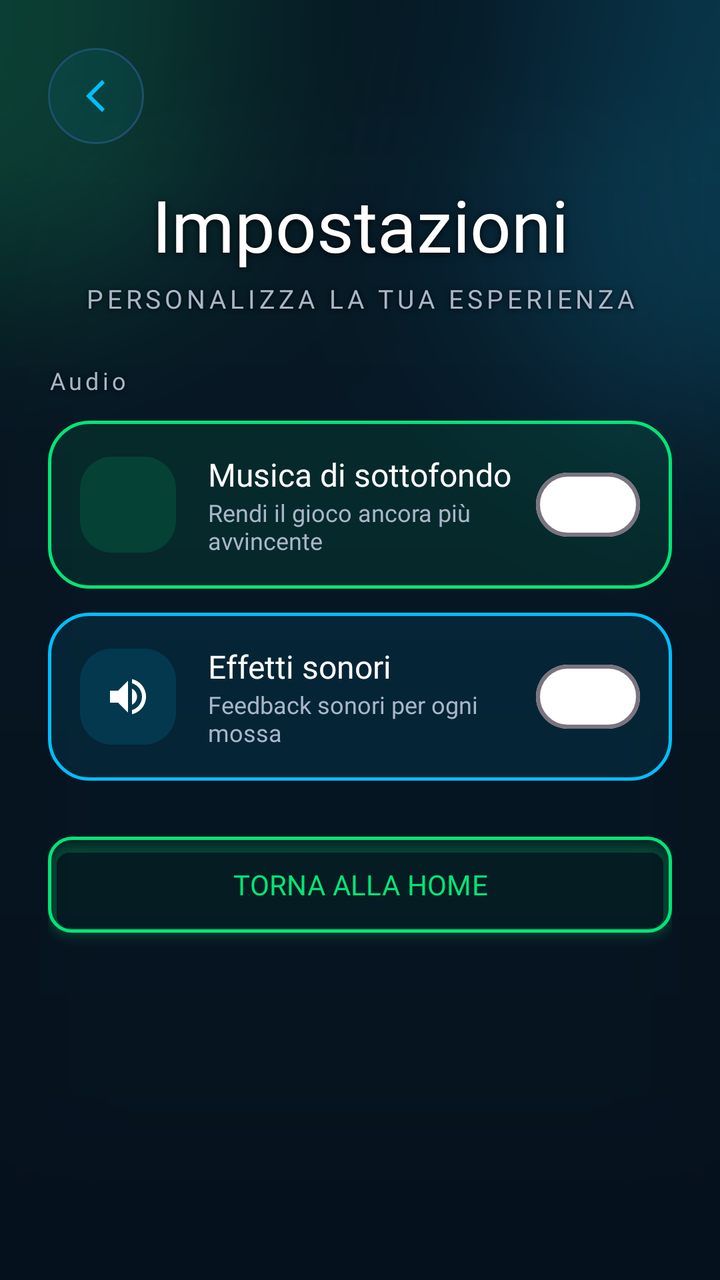
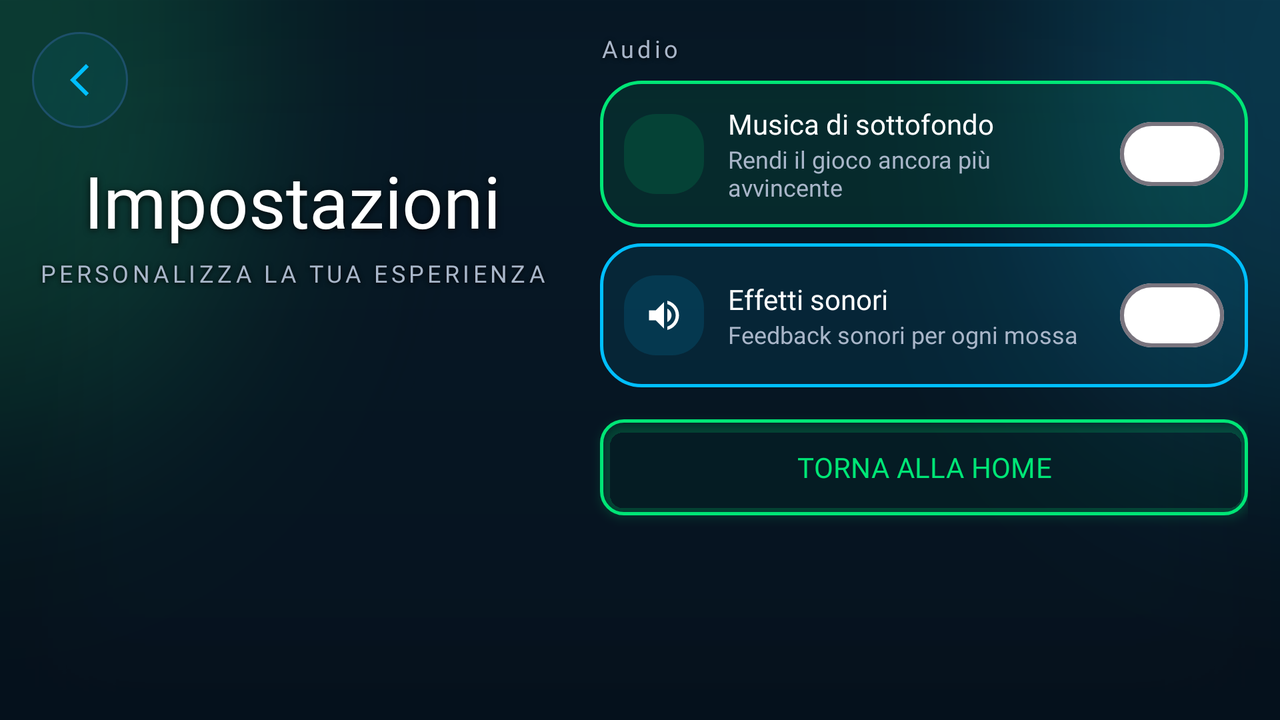

One screen, two layout resources from the same app: the default and the repository's alternative for another configuration. Each is rendered where Android would select it; the XML of both is given below.
<!-- AndroidManifest.xml: application theme Theme.GiocoDel15 -->
<!-- res/layout/activity_settings.xml -->
<?xml version="1.0" encoding="utf-8"?>
<androidx.constraintlayout.widget.ConstraintLayout xmlns:android="http://schemas.android.com/apk/res/android"
    xmlns:app="http://schemas.android.com/apk/res-auto"
    android:layout_width="match_parent"
    android:layout_height="match_parent"
    android:background="@drawable/bg_settings_activity"
    android:padding="@dimen/screen_padding">

    <ImageView
        android:id="@+id/backIconButton"
        android:layout_width="@dimen/touch_target_min"
        android:layout_height="@dimen/touch_target_min"
        android:background="@drawable/bg_icon_circle"
        android:clickable="true"
        android:focusable="true"
        android:foreground="?attr/selectableItemBackgroundBorderless"
        android:padding="@dimen/space_12"
        android:src="@drawable/ic_arrow_back_ios_new"
        android:contentDescription="@string/cd_back"
        app:tint="@color/game_cyan"
        app:layout_constraintStart_toStartOf="parent"
        app:layout_constraintTop_toTopOf="parent" />

    <TextView
        android:id="@+id/title"
        android:layout_width="0dp"
        android:layout_height="wrap_content"
        android:layout_marginTop="@dimen/space_16"
        android:gravity="center"
        android:textAlignment="center"
        android:text="@string/settings_title"
        android:textAppearance="@style/TextAppearance.GiocoDel15.ScreenTitle"
        app:layout_constraintEnd_toEndOf="parent"
        app:layout_constraintStart_toStartOf="parent"
        app:layout_constraintTop_toBottomOf="@id/backIconButton" />

    <TextView
        android:id="@+id/subtitle"
        android:layout_width="0dp"
        android:layout_height="wrap_content"
        android:layout_marginTop="@dimen/space_4"
        android:gravity="center"
        android:textAlignment="center"
        android:text="@string/settings_subtitle"
        android:textAppearance="@style/TextAppearance.GiocoDel15.ScreenSubtitle"
        app:layout_constraintEnd_toEndOf="parent"
        app:layout_constraintStart_toStartOf="parent"
        app:layout_constraintTop_toBottomOf="@id/title" />

    <TextView
        android:id="@+id/soundSection"
        android:layout_width="wrap_content"
        android:layout_height="wrap_content"
        android:layout_marginTop="@dimen/space_24"
        android:fontFamily="@font/rajdhani_semibold"
        android:letterSpacing="@dimen/uppercase_letter_spacing"
        android:text="@string/settings_sound_section"
        android:textColor="@color/game_text_secondary"
        android:textSize="@dimen/text_caption"
        android:shadowColor="#CC000000"
        android:shadowDx="0"
        android:shadowDy="1"
        android:shadowRadius="6"
        app:layout_constraintStart_toStartOf="parent"
        app:layout_constraintTop_toBottomOf="@id/subtitle" />

    
    <androidx.constraintlayout.widget.ConstraintLayout
        android:id="@+id/musicRow"
        android:layout_width="0dp"
        android:layout_height="wrap_content"
        android:layout_marginTop="@dimen/space_12"
        android:background="@drawable/bg_card_green"
        android:padding="@dimen/space_16"
        app:layout_constraintEnd_toEndOf="parent"
        app:layout_constraintStart_toStartOf="parent"
        app:layout_constraintTop_toBottomOf="@id/soundSection">

        <FrameLayout
            android:id="@+id/musicIconContainer"
            android:layout_width="@dimen/icon_48"
            android:layout_height="@dimen/icon_48"
            android:background="@drawable/bg_icon_square_green"
            app:layout_constraintBottom_toBottomOf="parent"
            app:layout_constraintStart_toStartOf="parent"
            app:layout_constraintTop_toTopOf="parent">

            <ImageView
                android:layout_width="@dimen/icon_24"
                android:layout_height="@dimen/icon_24"
                android:layout_gravity="center"
                android:src="@drawable/ic_music_note"
                android:contentDescription="@null" />
        </FrameLayout>

        <TextView
            android:id="@+id/musicLabel"
            android:layout_width="0dp"
            android:layout_height="wrap_content"
            android:layout_marginStart="@dimen/space_16"
            android:layout_marginEnd="@dimen/space_12"
            android:fontFamily="@font/rajdhani_bold"
            android:text="@string/settings_music_label"
            android:textColor="@color/game_text_primary"
            android:textSize="@dimen/text_body"
            app:layout_constraintBottom_toTopOf="@id/musicHelper"
            app:layout_constraintEnd_toStartOf="@id/musicSwitch"
            app:layout_constraintStart_toEndOf="@id/musicIconContainer"
            app:layout_constraintTop_toTopOf="@id/musicIconContainer"
            app:layout_constraintVertical_chainStyle="packed" />

        <TextView
            android:id="@+id/musicHelper"
            android:layout_width="0dp"
            android:layout_height="wrap_content"
            android:layout_marginStart="@dimen/space_16"
            android:layout_marginEnd="@dimen/space_12"
            android:text="@string/settings_music_helper"
            android:textColor="@color/game_text_secondary"
            android:textSize="@dimen/text_caption"
            app:layout_constraintBottom_toBottomOf="@id/musicIconContainer"
            app:layout_constraintEnd_toStartOf="@id/musicSwitch"
            app:layout_constraintStart_toEndOf="@id/musicIconContainer"
            app:layout_constraintTop_toBottomOf="@id/musicLabel" />

        <com.google.android.material.materialswitch.MaterialSwitch
            android:id="@+id/musicSwitch"
            style="@style/Widget.GiocoDel15.Switch"
            android:layout_width="wrap_content"
            android:layout_height="wrap_content"
            app:layout_constraintBottom_toBottomOf="parent"
            app:layout_constraintEnd_toEndOf="parent"
            app:layout_constraintTop_toTopOf="parent" />
    </androidx.constraintlayout.widget.ConstraintLayout>

    
    <androidx.constraintlayout.widget.ConstraintLayout
        android:id="@+id/sfxRow"
        android:layout_width="0dp"
        android:layout_height="wrap_content"
        android:layout_marginTop="@dimen/space_12"
        android:background="@drawable/bg_card_blue"
        android:padding="@dimen/space_16"
        app:layout_constraintEnd_toEndOf="parent"
        app:layout_constraintStart_toStartOf="parent"
        app:layout_constraintTop_toBottomOf="@id/musicRow">

        <FrameLayout
            android:id="@+id/sfxIconContainer"
            android:layout_width="@dimen/icon_48"
            android:layout_height="@dimen/icon_48"
            android:background="@drawable/bg_icon_square_blue"
            app:layout_constraintBottom_toBottomOf="parent"
            app:layout_constraintStart_toStartOf="parent"
            app:layout_constraintTop_toTopOf="parent">

            <ImageView
                android:layout_width="@dimen/icon_24"
                android:layout_height="@dimen/icon_24"
                android:layout_gravity="center"
                android:src="@drawable/ic_volume_up"
                android:contentDescription="@null" />
        </FrameLayout>

        <TextView
            android:id="@+id/sfxLabel"
            android:layout_width="0dp"
            android:layout_height="wrap_content"
            android:layout_marginStart="@dimen/space_16"
            android:layout_marginEnd="@dimen/space_12"
            android:fontFamily="@font/rajdhani_bold"
            android:text="@string/settings_sfx_label"
            android:textColor="@color/game_text_primary"
            android:textSize="@dimen/text_body"
            app:layout_constraintBottom_toTopOf="@id/sfxHelper"
            app:layout_constraintEnd_toStartOf="@id/sfxSwitch"
            app:layout_constraintStart_toEndOf="@id/sfxIconContainer"
            app:layout_constraintTop_toTopOf="@id/sfxIconContainer"
            app:layout_constraintVertical_chainStyle="packed" />

        <TextView
            android:id="@+id/sfxHelper"
            android:layout_width="0dp"
            android:layout_height="wrap_content"
            android:layout_marginStart="@dimen/space_16"
            android:layout_marginEnd="@dimen/space_12"
            android:text="@string/settings_sfx_helper"
            android:textColor="@color/game_text_secondary"
            android:textSize="@dimen/text_caption"
            app:layout_constraintBottom_toBottomOf="@id/sfxIconContainer"
            app:layout_constraintEnd_toStartOf="@id/sfxSwitch"
            app:layout_constraintStart_toEndOf="@id/sfxIconContainer"
            app:layout_constraintTop_toBottomOf="@id/sfxLabel" />

        <com.google.android.material.materialswitch.MaterialSwitch
            android:id="@+id/sfxSwitch"
            style="@style/Widget.GiocoDel15.Switch"
            android:layout_width="wrap_content"
            android:layout_height="wrap_content"
            app:layout_constraintBottom_toBottomOf="parent"
            app:layout_constraintEnd_toEndOf="parent"
            app:layout_constraintTop_toTopOf="parent" />
    </androidx.constraintlayout.widget.ConstraintLayout>

    <com.google.android.material.button.MaterialButton
        android:id="@+id/backButton"
        style="@style/Widget.GiocoDel15.OutlineButton"
        android:layout_width="0dp"
        android:layout_height="wrap_content"
        android:layout_marginTop="@dimen/space_24"
        android:text="@string/settings_back"
        app:layout_constraintEnd_toEndOf="parent"
        app:layout_constraintStart_toStartOf="parent"
        app:layout_constraintTop_toBottomOf="@id/sfxRow" />

</androidx.constraintlayout.widget.ConstraintLayout>
<!-- resources referenced by this layout -->
<resources>
  <color name="game_cyan">#00BFFF</color>
  <color name="game_text_primary">#FFFFFF</color>
  <color name="game_text_secondary">#A9B6C9</color>
  <dimen name="icon_24">24dp</dimen>
  <dimen name="icon_48">48dp</dimen>
  <dimen name="screen_padding">24dp</dimen>
  <dimen name="space_12">12dp</dimen>
  <dimen name="space_16">16dp</dimen>
  <dimen name="space_24">24dp</dimen>
  <dimen name="space_4">4dp</dimen>
  <dimen name="text_body">16sp</dimen>
  <dimen name="text_caption">12sp</dimen>
  <dimen name="touch_target_min">48dp</dimen>
  <dimen name="uppercase_letter_spacing">0.15</dimen>
  <!-- drawable bg_card_blue (drawable) -->
  <?xml version="1.0" encoding="utf-8"?>
  <shape xmlns:android="http://schemas.android.com/apk/res/android" android:shape="rectangle">
      <solid android:color="@color/card_blue_fill" />
      <corners android:radius="@dimen/radius_large" />
      <stroke
          android:width="@dimen/card_stroke_width"
          android:color="@color/game_cyan" />
  </shape>
  <!-- drawable bg_icon_circle (drawable) -->
  <?xml version="1.0" encoding="utf-8"?>
  <shape xmlns:android="http://schemas.android.com/apk/res/android" android:shape="oval">
      <solid android:color="@color/icon_container_neutral_fill" />
      <stroke
          android:width="@dimen/card_stroke_width_thin"
          android:color="@color/game_outline" />
  </shape>
  <!-- drawable bg_icon_square_blue (drawable) -->
  <?xml version="1.0" encoding="utf-8"?>
  <shape xmlns:android="http://schemas.android.com/apk/res/android" android:shape="rectangle">
      <solid android:color="@color/icon_container_blue_fill" />
      <corners android:radius="@dimen/radius_medium" />
  </shape>
  <!-- drawable bg_icon_square_green (drawable) -->
  <?xml version="1.0" encoding="utf-8"?>
  <shape xmlns:android="http://schemas.android.com/apk/res/android" android:shape="rectangle">
      <solid android:color="@color/icon_container_green_fill" />
      <corners android:radius="@dimen/radius_medium" />
  </shape>
  <string name="cd_back">Indietro</string>
  <string name="settings_back">TORNA ALLA HOME</string>
  <string name="settings_music_helper">Rendi il gioco ancora più avvincente</string>
  <string name="settings_music_label">Musica di sottofondo</string>
  <string name="settings_sfx_helper">Feedback sonori per ogni mossa</string>
  <string name="settings_sfx_label">Effetti sonori</string>
  <string name="settings_sound_section">Audio</string>
  <string name="settings_subtitle">PERSONALIZZA LA TUA ESPERIENZA</string>
  <string name="settings_title">Impostazioni</string>
  <style name="Widget.GiocoDel15.Switch" parent="Widget.Material3.CompoundButton.MaterialSwitch">
          <item name="trackTint">@color/switch_track_selector</item>
          <item name="thumbTint">@color/switch_thumb_selector</item>
      </style>
  <color name="card_blue_fill">#1600BFFF</color>
  <dimen name="radius_large">20dp</dimen>
  <dimen name="card_stroke_width">1.5dp</dimen>
  <color name="card_green_fill">#1600E676</color>
  <color name="game_green">#00E676</color>
  <color name="icon_container_neutral_fill">#1000BFFF</color>
  <dimen name="card_stroke_width_thin">1dp</dimen>
  <color name="game_outline">#1D506A</color>
  <color name="icon_container_blue_fill">#2000BFFF</color>
  <dimen name="radius_medium">16dp</dimen>
  <color name="icon_container_green_fill">#2000E676</color>
  <dimen name="screen_subtitle">13sp</dimen>
  <dimen name="screen_title">36sp</dimen>
  <dimen name="button_height">56dp</dimen>
  <dimen name="radius_md">12dp</dimen>
  <color name="game_primary">@color/game_green</color>
  <dimen name="outline_stroke_width">1.5dp</dimen>
  <dimen name="button_outline_elevation">3dp</dimen>
  <color name="game_secondary">@color/game_cyan</color>
  <!-- some entries are left out for length -->
</resources>
<!-- res/layout-land/activity_settings.xml (the repository's variant of the layout above) -->
<!-- drawn on the phone turned sideways -->
<?xml version="1.0" encoding="utf-8"?>
<androidx.constraintlayout.widget.ConstraintLayout xmlns:android="http://schemas.android.com/apk/res/android"
    xmlns:app="http://schemas.android.com/apk/res-auto"
    android:layout_width="match_parent"
    android:layout_height="match_parent"
    android:background="@drawable/bg_settings_activity"
    android:padding="@dimen/screen_padding_compact">

    <LinearLayout
        android:id="@+id/settingsHeader"
        android:layout_width="@dimen/land_header_width"
        android:layout_height="wrap_content"
        android:orientation="vertical"
        app:layout_constraintStart_toStartOf="parent"
        app:layout_constraintTop_toTopOf="parent">

        <ImageView
            android:id="@+id/backIconButton"
            android:layout_width="@dimen/touch_target_min"
            android:layout_height="@dimen/touch_target_min"
            android:background="@drawable/bg_icon_circle"
            android:clickable="true"
            android:focusable="true"
            android:foreground="?attr/selectableItemBackgroundBorderless"
            android:padding="@dimen/space_12"
            android:src="@drawable/ic_arrow_back_ios_new"
            android:contentDescription="@string/cd_back"
            app:tint="@color/game_cyan" />

        <TextView
            android:id="@+id/title"
            android:layout_width="match_parent"
            android:layout_height="wrap_content"
            android:layout_marginTop="@dimen/space_12"
            android:fontFamily="@font/russo_one"
            android:gravity="center"
            android:textAlignment="center"
            android:text="@string/settings_title"
            android:textColor="@color/game_text_primary"
            android:textSize="@dimen/screen_title"
            android:shadowColor="#CC000000"
            android:shadowDx="0"
            android:shadowDy="2"
            android:shadowRadius="8" />

        <TextView
            android:id="@+id/subtitle"
            android:layout_width="match_parent"
            android:layout_height="wrap_content"
            android:layout_marginTop="@dimen/space_4"
            android:fontFamily="@font/rajdhani_semibold"
            android:gravity="center"
            android:textAlignment="center"
            android:letterSpacing="@dimen/uppercase_letter_spacing"
            android:text="@string/settings_subtitle"
            android:textColor="@color/game_text_secondary"
            android:textSize="@dimen/text_caption"
            android:shadowColor="#E6000000"
            android:shadowDx="0"
            android:shadowDy="1"
            android:shadowRadius="6" />
    </LinearLayout>

    <TextView
        android:id="@+id/soundSection"
        android:layout_width="wrap_content"
        android:layout_height="wrap_content"
        android:layout_marginStart="@dimen/space_lg"
        android:fontFamily="@font/rajdhani_semibold"
        android:letterSpacing="@dimen/uppercase_letter_spacing"
        android:text="@string/settings_sound_section"
        android:textColor="@color/game_text_secondary"
        android:textSize="@dimen/text_caption"
        android:shadowColor="#CC000000"
        android:shadowDx="0"
        android:shadowDy="1"
        android:shadowRadius="6"
        app:layout_constraintStart_toEndOf="@id/settingsHeader"
        app:layout_constraintTop_toTopOf="parent" />

    
    <androidx.constraintlayout.widget.ConstraintLayout
        android:id="@+id/musicRow"
        android:layout_width="0dp"
        android:layout_height="wrap_content"
        android:layout_marginStart="@dimen/space_lg"
        android:layout_marginTop="@dimen/space_8"
        android:background="@drawable/bg_card_green"
        android:padding="@dimen/space_12"
        app:layout_constraintEnd_toEndOf="parent"
        app:layout_constraintStart_toEndOf="@id/settingsHeader"
        app:layout_constraintTop_toBottomOf="@id/soundSection">

        <FrameLayout
            android:id="@+id/musicIconContainer"
            android:layout_width="@dimen/icon_40"
            android:layout_height="@dimen/icon_40"
            android:background="@drawable/bg_icon_square_green"
            app:layout_constraintBottom_toBottomOf="parent"
            app:layout_constraintStart_toStartOf="parent"
            app:layout_constraintTop_toTopOf="parent">

            <ImageView
                android:layout_width="@dimen/icon_20"
                android:layout_height="@dimen/icon_20"
                android:layout_gravity="center"
                android:src="@drawable/ic_music_note"
                android:contentDescription="@null" />
        </FrameLayout>

        <TextView
            android:id="@+id/musicLabel"
            android:layout_width="0dp"
            android:layout_height="wrap_content"
            android:layout_marginStart="@dimen/space_12"
            android:layout_marginEnd="@dimen/space_8"
            android:fontFamily="@font/rajdhani_bold"
            android:text="@string/settings_music_label"
            android:textColor="@color/game_text_primary"
            android:textSize="@dimen/text_body_secondary"
            app:layout_constraintBottom_toTopOf="@id/musicHelper"
            app:layout_constraintEnd_toStartOf="@id/musicSwitch"
            app:layout_constraintStart_toEndOf="@id/musicIconContainer"
            app:layout_constraintTop_toTopOf="@id/musicIconContainer"
            app:layout_constraintVertical_chainStyle="packed" />

        <TextView
            android:id="@+id/musicHelper"
            android:layout_width="0dp"
            android:layout_height="wrap_content"
            android:layout_marginStart="@dimen/space_12"
            android:layout_marginEnd="@dimen/space_8"
            android:text="@string/settings_music_helper"
            android:textColor="@color/game_text_secondary"
            android:textSize="@dimen/text_caption"
            app:layout_constraintBottom_toBottomOf="@id/musicIconContainer"
            app:layout_constraintEnd_toStartOf="@id/musicSwitch"
            app:layout_constraintStart_toEndOf="@id/musicIconContainer"
            app:layout_constraintTop_toBottomOf="@id/musicLabel" />

        <com.google.android.material.materialswitch.MaterialSwitch
            android:id="@+id/musicSwitch"
            style="@style/Widget.GiocoDel15.Switch"
            android:layout_width="wrap_content"
            android:layout_height="wrap_content"
            app:layout_constraintBottom_toBottomOf="parent"
            app:layout_constraintEnd_toEndOf="parent"
            app:layout_constraintTop_toTopOf="parent" />
    </androidx.constraintlayout.widget.ConstraintLayout>

    
    <androidx.constraintlayout.widget.ConstraintLayout
        android:id="@+id/sfxRow"
        android:layout_width="0dp"
        android:layout_height="wrap_content"
        android:layout_marginStart="@dimen/space_lg"
        android:layout_marginTop="@dimen/space_8"
        android:background="@drawable/bg_card_blue"
        android:padding="@dimen/space_12"
        app:layout_constraintEnd_toEndOf="parent"
        app:layout_constraintStart_toEndOf="@id/settingsHeader"
        app:layout_constraintTop_toBottomOf="@id/musicRow">

        <FrameLayout
            android:id="@+id/sfxIconContainer"
            android:layout_width="@dimen/icon_40"
            android:layout_height="@dimen/icon_40"
            android:background="@drawable/bg_icon_square_blue"
            app:layout_constraintBottom_toBottomOf="parent"
            app:layout_constraintStart_toStartOf="parent"
            app:layout_constraintTop_toTopOf="parent">

            <ImageView
                android:layout_width="@dimen/icon_20"
                android:layout_height="@dimen/icon_20"
                android:layout_gravity="center"
                android:src="@drawable/ic_volume_up"
                android:contentDescription="@null" />
        </FrameLayout>

        <TextView
            android:id="@+id/sfxLabel"
            android:layout_width="0dp"
            android:layout_height="wrap_content"
            android:layout_marginStart="@dimen/space_12"
            android:layout_marginEnd="@dimen/space_8"
            android:fontFamily="@font/rajdhani_bold"
            android:text="@string/settings_sfx_label"
            android:textColor="@color/game_text_primary"
            android:textSize="@dimen/text_body_secondary"
            app:layout_constraintBottom_toTopOf="@id/sfxHelper"
            app:layout_constraintEnd_toStartOf="@id/sfxSwitch"
            app:layout_constraintStart_toEndOf="@id/sfxIconContainer"
            app:layout_constraintTop_toTopOf="@id/sfxIconContainer"
            app:layout_constraintVertical_chainStyle="packed" />

        <TextView
            android:id="@+id/sfxHelper"
            android:layout_width="0dp"
            android:layout_height="wrap_content"
            android:layout_marginStart="@dimen/space_12"
            android:layout_marginEnd="@dimen/space_8"
            android:text="@string/settings_sfx_helper"
            android:textColor="@color/game_text_secondary"
            android:textSize="@dimen/text_caption"
            app:layout_constraintBottom_toBottomOf="@id/sfxIconContainer"
            app:layout_constraintEnd_toStartOf="@id/sfxSwitch"
            app:layout_constraintStart_toEndOf="@id/sfxIconContainer"
            app:layout_constraintTop_toBottomOf="@id/sfxLabel" />

        <com.google.android.material.materialswitch.MaterialSwitch
            android:id="@+id/sfxSwitch"
            style="@style/Widget.GiocoDel15.Switch"
            android:layout_width="wrap_content"
            android:layout_height="wrap_content"
            app:layout_constraintBottom_toBottomOf="parent"
            app:layout_constraintEnd_toEndOf="parent"
            app:layout_constraintTop_toTopOf="parent" />
    </androidx.constraintlayout.widget.ConstraintLayout>

    <com.google.android.material.button.MaterialButton
        android:id="@+id/backButton"
        style="@style/Widget.GiocoDel15.OutlineButton"
        android:layout_width="0dp"
        android:layout_height="wrap_content"
        android:layout_marginStart="@dimen/space_lg"
        android:layout_marginTop="@dimen/space_12"
        android:text="@string/settings_back"
        app:layout_constraintEnd_toEndOf="parent"
        app:layout_constraintStart_toEndOf="@id/settingsHeader"
        app:layout_constraintTop_toBottomOf="@id/sfxRow" />

</androidx.constraintlayout.widget.ConstraintLayout>
<!-- resources referenced by the variant -->
<!-- as the phone turned sideways resolves them -->
<resources>
  <color name="game_cyan">#00BFFF</color>
  <color name="game_text_primary">#FFFFFF</color>
  <color name="game_text_secondary">#A9B6C9</color>
  <dimen name="icon_20">20dp</dimen>
  <dimen name="icon_40">40dp</dimen>
  <dimen name="land_header_width">260dp</dimen>
  <dimen name="screen_padding_compact">16dp</dimen>
  <dimen name="screen_title">36sp</dimen>
  <dimen name="space_12">12dp</dimen>
  <dimen name="space_4">4dp</dimen>
  <dimen name="space_8">8dp</dimen>
  <dimen name="space_lg">24dp</dimen>
  <dimen name="text_body_secondary">14sp</dimen>
  <dimen name="text_caption">12sp</dimen>
  <dimen name="touch_target_min">48dp</dimen>
  <dimen name="uppercase_letter_spacing">0.15</dimen>
  <!-- drawable bg_card_blue (drawable) -->
  <?xml version="1.0" encoding="utf-8"?>
  <shape xmlns:android="http://schemas.android.com/apk/res/android" android:shape="rectangle">
      <solid android:color="@color/card_blue_fill" />
      <corners android:radius="@dimen/radius_large" />
      <stroke
          android:width="@dimen/card_stroke_width"
          android:color="@color/game_cyan" />
  </shape>
  <!-- drawable bg_icon_circle (drawable) -->
  <?xml version="1.0" encoding="utf-8"?>
  <shape xmlns:android="http://schemas.android.com/apk/res/android" android:shape="oval">
      <solid android:color="@color/icon_container_neutral_fill" />
      <stroke
          android:width="@dimen/card_stroke_width_thin"
          android:color="@color/game_outline" />
  </shape>
  <!-- drawable bg_icon_square_blue (drawable) -->
  <?xml version="1.0" encoding="utf-8"?>
  <shape xmlns:android="http://schemas.android.com/apk/res/android" android:shape="rectangle">
      <solid android:color="@color/icon_container_blue_fill" />
      <corners android:radius="@dimen/radius_medium" />
  </shape>
  <!-- drawable bg_icon_square_green (drawable) -->
  <?xml version="1.0" encoding="utf-8"?>
  <shape xmlns:android="http://schemas.android.com/apk/res/android" android:shape="rectangle">
      <solid android:color="@color/icon_container_green_fill" />
      <corners android:radius="@dimen/radius_medium" />
  </shape>
  <string name="cd_back">Indietro</string>
  <string name="settings_back">TORNA ALLA HOME</string>
  <string name="settings_music_helper">Rendi il gioco ancora più avvincente</string>
  <string name="settings_music_label">Musica di sottofondo</string>
  <string name="settings_sfx_helper">Feedback sonori per ogni mossa</string>
  <string name="settings_sfx_label">Effetti sonori</string>
  <string name="settings_sound_section">Audio</string>
  <string name="settings_subtitle">PERSONALIZZA LA TUA ESPERIENZA</string>
  <string name="settings_title">Impostazioni</string>
  <style name="Widget.GiocoDel15.Switch" parent="Widget.Material3.CompoundButton.MaterialSwitch">
          <item name="trackTint">@color/switch_track_selector</item>
          <item name="thumbTint">@color/switch_thumb_selector</item>
      </style>
  <color name="card_blue_fill">#1600BFFF</color>
  <dimen name="radius_large">20dp</dimen>
  <dimen name="card_stroke_width">1.5dp</dimen>
  <color name="card_green_fill">#1600E676</color>
  <color name="game_green">#00E676</color>
  <color name="icon_container_neutral_fill">#1000BFFF</color>
  <dimen name="card_stroke_width_thin">1dp</dimen>
  <color name="game_outline">#1D506A</color>
  <color name="icon_container_blue_fill">#2000BFFF</color>
  <dimen name="radius_medium">16dp</dimen>
  <color name="icon_container_green_fill">#2000E676</color>
  <dimen name="button_height">56dp</dimen>
  <dimen name="radius_md">12dp</dimen>
  <color name="game_primary">@color/game_green</color>
  <dimen name="outline_stroke_width">1.5dp</dimen>
  <dimen name="button_outline_elevation">3dp</dimen>
  <color name="game_secondary">@color/game_cyan</color>
  <!-- some entries are left out for length -->
</resources>
